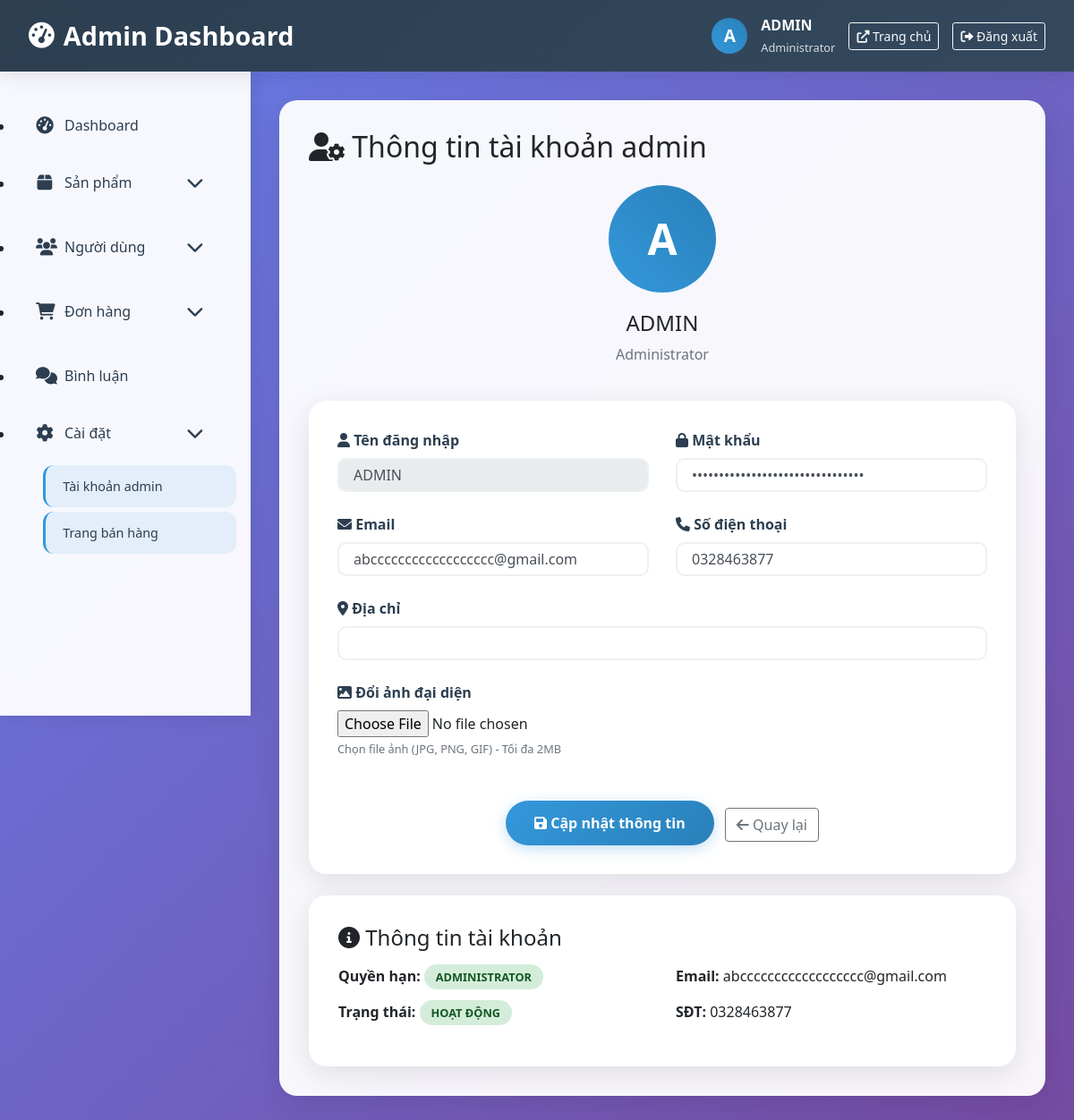
Page /code/shopmaytinh/User/Admin/index.php?act=taikhoanadmin (signed in) on the committed database.
### tables this page shows
CREATE TABLE `taikhoan` (
  `TenDangNhap` varchar(30) NOT NULL,
  `MatKhau` varchar(32) DEFAULT NULL,
  `Email` varchar(30) DEFAULT NULL,
  `DiaChi` varchar(80) DEFAULT NULL,
  `SoDienThoai` varchar(11) DEFAULT NULL,
  `MaNcc` varchar(10) NOT NULL,
  `CapDo` varchar(3) NOT NULL,
  `AnhDaiDIen` varchar(100) NOT NULL
);

### code/shopmaytinh/User/U_Controller/TaiKhoanAdmin_C.php (called while the page is built, shortened)
<?php
	require_once '../U_Model/TaiKhoan_M.php';
	require_once '../U_View/Modern_TaiKhoanAdmin_V.php';
?>

### code/shopmaytinh/User/U_Model/TaiKhoan_M.php (called while the page is built, shortened)
<?php
	if (!isset($_SESSION['user']) || empty($_SESSION['user'])) {
		$acc = null;
	} else {
		$us = $_SESSION['user'];
		require_once 'KetNoiDb.php';
		$sql = "SELECT * FROM taikhoan WHERE TenDangNhap = ?";
		$stmt = mysqli_prepare($connect, $sql);
		if ($stmt) {
			mysqli_stmt_bind_param($stmt, "s", $us);
			mysqli_stmt_execute($stmt);
			$result = mysqli_stmt_get_result($stmt);
			$acc = mysqli_fetch_array($result);
		} else {
			$acc = null;
		}
	}
?>

### code/shopmaytinh/User/U_View/Modern_TaiKhoanAdmin_V.php (the view)
<div class="content-card">
    <h2 class="mb-4">
        <i class="fas fa-user-cog"></i>
        Thông tin tài khoản admin
    </h2>
    <?php if (!$acc): ?>
        <div class="alert alert-danger">
            <i class="fas fa-exclamation-triangle"></i>
            Không thể tải thông tin tài khoản. Vui lòng đăng nhập lại.
        </div>
    <?php else: ?>
    <div class="row mb-4">
        <div class="col-md-12 text-center">
            <div class="user-avatar" style="width: 120px; height: 120px; font-size: 3rem; margin: 0 auto 20px;">
                <?php echo strtoupper(substr($acc['TenDangNhap'], 0, 1)); ?>
            </div>
            <h4><?php echo htmlspecialchars($acc['TenDangNhap']); ?></h4>
            <p class="text-muted">Administrator</p>
        </div>
    </div>
    <div class="modern-form">
        <form method="POST" enctype="multipart/form-data">
            <div class="row">
                <div class="col-md-6">
                    <div class="form-group">
                        <label for="tdn">
                            <i class="fas fa-user"></i> Tên đăng nhập
                        </label>
                        <input type="text"
                               class="form-control"
                               id="tdn"
                               name="tdn"
                               value="<?php echo htmlspecialchars($acc['TenDangNhap']); ?>"
                               readonly>
                    </div>
                </div>
                <div class="col-md-6">
                    <div class="form-group">
                        <label for="mk">
                            <i class="fas fa-lock"></i> Mật khẩu
                        </label>
                        <input type="password"
                               class="form-control"
                               id="mk"
                               name="mk"
                               value="<?php echo htmlspecialchars($acc['MatKhau']); ?>"
                               placeholder="Nhập mật khẩu mới">
                    </div>
                </div>
            </div>
            <div class="row">
                <div class="col-md-6">
                    <div class="form-group">
                        <label for="email">
                            <i class="fas fa-envelope"></i> Email
                        </label>
                        <input type="email"
                               class="form-control"
                               id="email"
                               name="email"
                               value="<?php echo htmlspecialchars($acc['Email']); ?>">
                    </div>
                </div>
                <div class="col-md-6">
                    <div class="form-group">
                        <label for="sdt">
                            <i class="fas fa-phone"></i> Số điện thoại
                        </label>
                        <input type="tel"
                               class="form-control"
                               id="sdt"
                               name="sdt"
                               value="<?php echo htmlspecialchars($acc['SoDienThoai']); ?>">
                    </div>
                </div>
            </div>
            <div class="row">
                <div class="col-md-12">
                    <div class="form-group">
                        <label for="dc">
                            <i class="fas fa-map-marker-alt"></i> Địa chỉ
                        </label>
                        <input type="text"
                               class="form-control"
                               id="dc"
                               name="dc"
                               value="<?php echo htmlspecialchars($acc['DiaChi']); ?>">
                    </div>
                </div>
            </div>
            <div class="row">
                <div class="col-md-12">
                    <div class="form-group">
                        <label for="img">
                            <i class="fas fa-image"></i> Đổi ảnh đại diện
                        </label>
                        <input type="file"
                               class="form-control-file"
                               id="img"
                               name="img"
                               accept="image/*">
                        <small class="form-text text-muted">
                            Chọn file ảnh (JPG, PNG, GIF) - Tối đa 2MB
                        </small>
                    </div>
                </div>
            </div>
            <div class="row mt-4">
                <div class="col-md-12 text-center">
                    <button type="submit"
                            name="capnhattaikhoan"
                            class="btn-modern">
                        <i class="fas fa-save"></i> Cập nhật thông tin
                    </button>
                    <a href="index.php" class="btn btn-outline-secondary ml-2">
                        <i class="fas fa-arrow-left"></i> Quay lại
                    </a>
                </div>
            </div>
        </form>
    </div>
    <div class="row mt-4">
        <div class="col-md-12">
            <div class="content-card">
                <h4 class="mb-3">
                    <i class="fas fa-info-circle"></i>
                    Thông tin tài khoản
                </h4>
                <div class="row">
                    <div class="col-md-6">
                        <p><strong>Quyền hạn:</strong> <span class="status-badge status-active">Administrator</span></p>
                        <p><strong>Trạng thái:</strong> <span class="status-badge status-active">Hoạt động</span></p>
                    </div>
                    <div class="col-md-6">
                        <p><strong>Email:</strong> <?php echo htmlspecialchars($acc['Email']); ?></p>
                        <p><strong>SĐT:</strong> <?php echo htmlspecialchars($acc['SoDienThoai']); ?></p>
                    </div>
                </div>
            </div>
        </div>
    </div>
    <?php endif; ?>
</div>

### code/shopmaytinh/User/Admin/modern_admin.css (style rules this page uses)
* { margin: 0; padding: 0; box-sizing: border-box; }
body { font-family: 'Segoe UI', Tahoma, Geneva, Verdana, sans-serif; background: linear-gradient(135deg, #667eea 0%, #764ba2 100%); min-height: 100vh; }
.user-avatar { width: 40px; height: 40px; border-radius: 50%; background: linear-gradient(45deg, #3498db, #2980b9); display: flex; align-items: center; justify-content: center; color: white; font-weight: bold; font-size: 1.2rem; }
.content-card { background: rgba(255, 255, 255, 0.95); backdrop-filter: blur(10px); border-radius: 20px; padding: 2rem; box-shadow: 0 8px 32px rgba(0,0,0,0.1); border: 1px solid rgba(255, 255, 255, 0.2); }
.btn-modern { background: linear-gradient(135deg, #3498db, #2980b9); color: white; border: none; padding: 0.8rem 2rem; border-radius: 25px; font-weight: 600; text-decoration: none; display: inline-block; transition: all 0.3s ease; box-shadow: 0 4px 15px rgba(52, 152, 219, 0.3); }
.modern-form { background: white; padding: 2rem; border-radius: 20px; box-shadow: 0 8px 32px rgba(0,0,0,0.1); }
.form-group { margin-bottom: 1.5rem; }
.form-group label { display: block; margin-bottom: 0.5rem; font-weight: 600; color: #2c3e50; }
.form-control { width: 100%; padding: 0.8rem 1rem; border: 2px solid #ecf0f1; border-radius: 10px; font-size: 1rem; transition: border-color 0.3s ease; }
.status-badge { padding: 0.3rem 0.8rem; border-radius: 20px; font-size: 0.8rem; font-weight: 600; text-transform: uppercase; }
.status-active { background: #d4edda; color: #155724; }

### rows in the picture
taikhoan: TenDangNhap "A", TenDangNhap "ADMIN", tdn "ADMIN", email "abcccccccccccccccccc@gmail.com", sdt "0328463877", Email "abcccccccccccccccccc@gmail.com", SoDienThoai "0328463877"

### other values in the picture
substr($user, 0, 1) "A"
$user "ADMIN"
